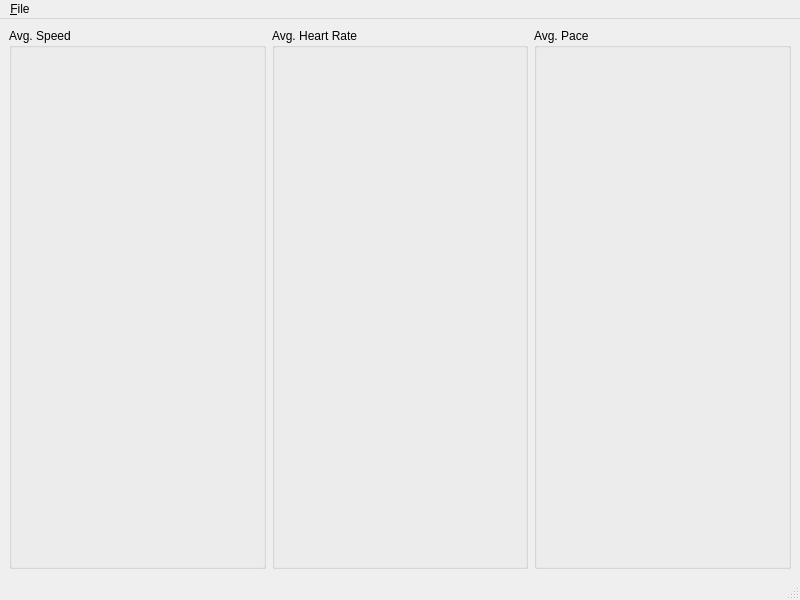
<?xml version="1.0" encoding="UTF-8"?>
<ui version="4.0">
 <class>MainWindow</class>
 <widget class="QMainWindow" name="MainWindow">
  <property name="geometry">
   <rect>
    <x>0</x>
    <y>0</y>
    <width>800</width>
    <height>600</height>
   </rect>
  </property>
  <property name="windowTitle">
   <string>TcxViewer</string>
  </property>
  <widget class="QWidget" name="centralwidget">
   <layout class="QVBoxLayout" name="verticalLayout">
    <item>
     <layout class="QHBoxLayout" name="hlay_options">
      <item>
       <widget class="DataOptions" name="gbox_avgSpeed">
        <property name="title">
         <string>Avg. Speed</string>
        </property>
       </widget>
      </item>
      <item>
       <widget class="DataOptions" name="gbox_heartRate">
        <property name="title">
         <string>Avg. Heart Rate</string>
        </property>
       </widget>
      </item>
      <item>
       <widget class="DataOptions" name="gbox_pace">
        <property name="title">
         <string>Avg. Pace</string>
        </property>
       </widget>
      </item>
     </layout>
    </item>
   </layout>
  </widget>
  <widget class="QMenuBar" name="menubar">
   <property name="geometry">
    <rect>
     <x>0</x>
     <y>0</y>
     <width>800</width>
     <height>22</height>
    </rect>
   </property>
   <widget class="QMenu" name="menuFile">
    <property name="title">
     <string>&amp;File</string>
    </property>
    <addaction name="action_Open"/>
   </widget>
   <addaction name="menuFile"/>
  </widget>
  <widget class="QStatusBar" name="statusbar"/>
  <action name="action_Open">
   <property name="text">
    <string>&amp;Open TCX</string>
   </property>
  </action>
 </widget>
 <customwidgets>
  <customwidget>
   <class>DataOptions</class>
   <extends>QGroupBox</extends>
   <header>DataOptions.hpp</header>
   <container>1</container>
  </customwidget>
 </customwidgets>
 <resources/>
 <connections/>
</ui>
